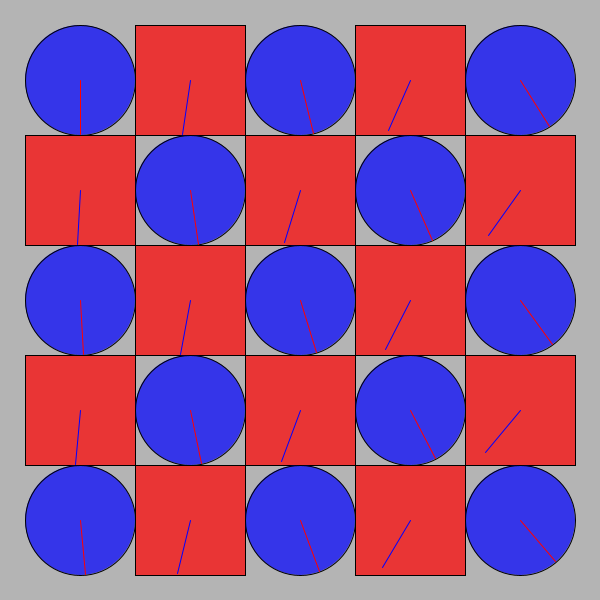
Frame 1 (no input)
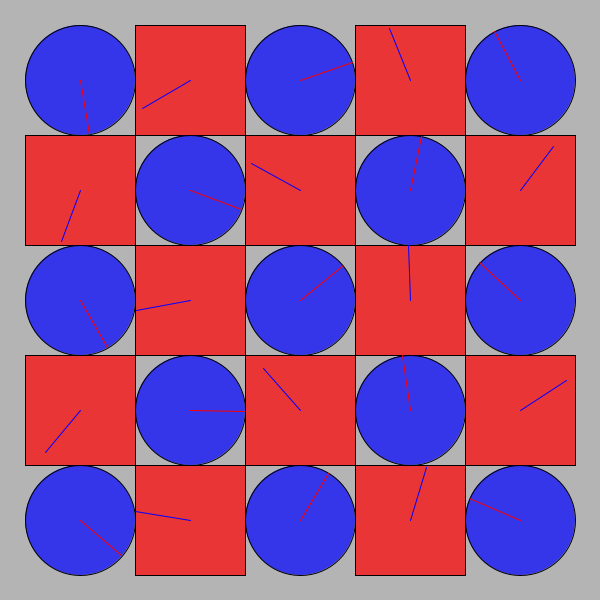
Frame 60 (the mouse pressed at the canvas centre just before this capture)
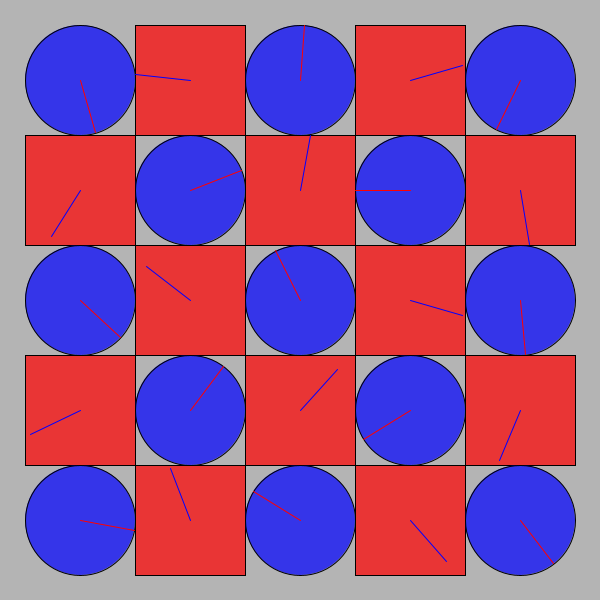
Frame 120 (the mouse held since frame 60 and released just before this capture)

The Processing sketch that drew these frames (run headless with seeded random() and noise(); from frame 60 on, the mouse is pressed at the canvas centre):

// Processing sketch: processing_150947
// ── processing_150947.pde

/*
 * Creative Coding
 * Week 2, 04 - The Clocks
 * by Indae Hwang and Jon McCormack
 * Copyright (c) 2014 Monash University
 *
 * This program draws a grid of circular "clocks", whose hands move according to the elasped time.
 * The higher the clock number the faster it moves, the first clock takes 1 min to go all the way around.
 * The function "movingCircle" is used to draw each clock. It is passed the position, size and hand angle
 * as arguments.
 * 
 */

void setup() {
  size(600, 600);
  background(180);
  rectMode(CENTER);
  noStroke();
//  frameRate(1);
}


void draw() {
  background(180);
  noStroke();

  int num = 5;
  int margin = 80;

  float gutter = 0; //distance between each cell
  float cellsize = ( width - (2 * margin) - gutter * (num - 1) ) / (num - 1);

  int circleNumber = 0; // counter

  for (int i=0; i<num; i++) {
    for (int j=0; j<num; j++) {
      ++circleNumber;

      float tx = margin + cellsize * i + gutter * i;
      float ty = margin + cellsize * j + gutter * j;

      if (circleNumber % 2 == 0)
        movingCircle2(tx, ty, cellsize, 0 - (circleNumber * TWO_PI * millis() / 60000.0));
      else
        movingCircle(tx, ty, cellsize, (circleNumber * TWO_PI * millis() / 60000.0));
      
    }
  }
}//end of draw 


void movingCircle2(float x, float y, float size, float angle) {

  // calculate endpoint of the line
  float tempX =  (x + (size / 2) * sin(angle));
  float tempY =  (y + (size / 2) * cos(angle));

  stroke(0);
  strokeWeight(1);
  fill(255, 0, 0, 180);
  rect(x, y, size, size); // circle

  stroke(0, 0, 255);
  line(x, y, tempX, tempY); // red line
}

void movingCircle(float x, float y, float size, float angle) {

  // calculate endpoint of the line
  float tempX = x + (size / 2) * sin(angle);
  float tempY = y + (size / 2) * cos(angle);

  stroke(0);
  strokeWeight(1);
  fill(0, 0, 255, 180);
  ellipse(x, y, size, size); // circle

  stroke(255, 0, 0);
  line(x, y, tempX, tempY); // red line
}
